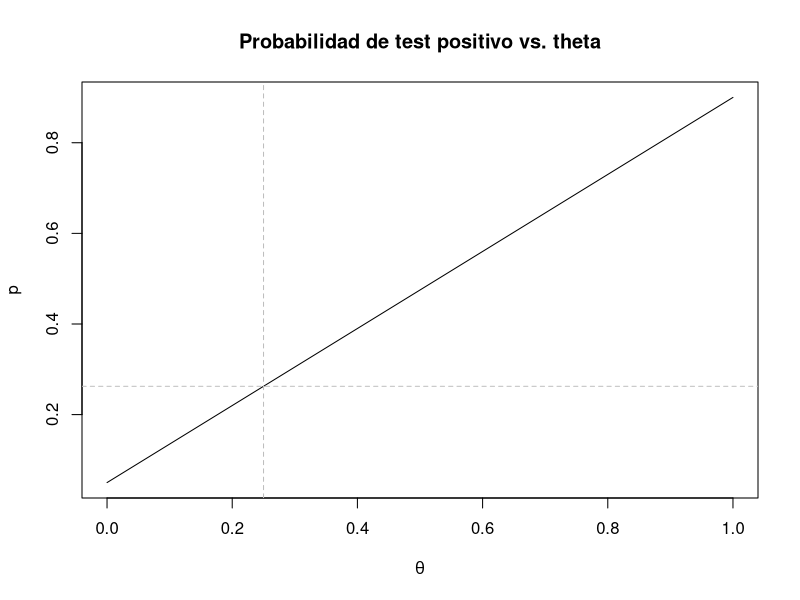
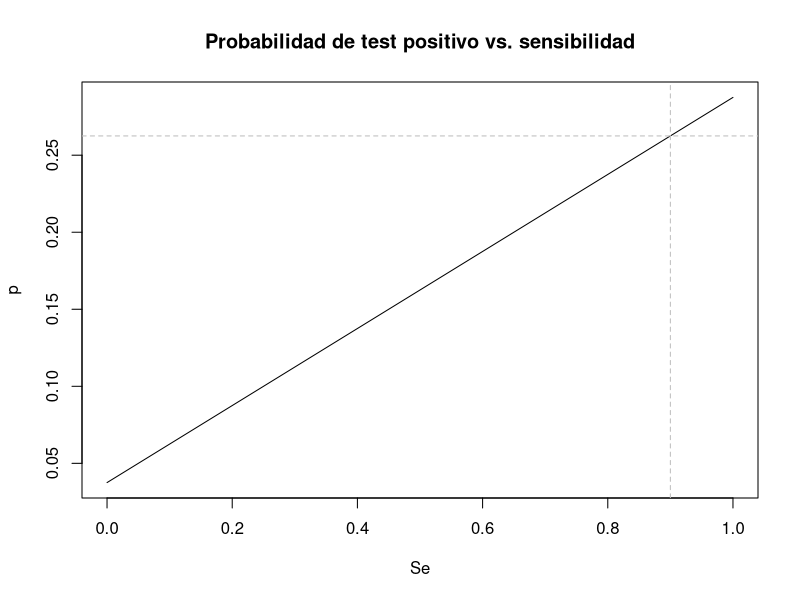
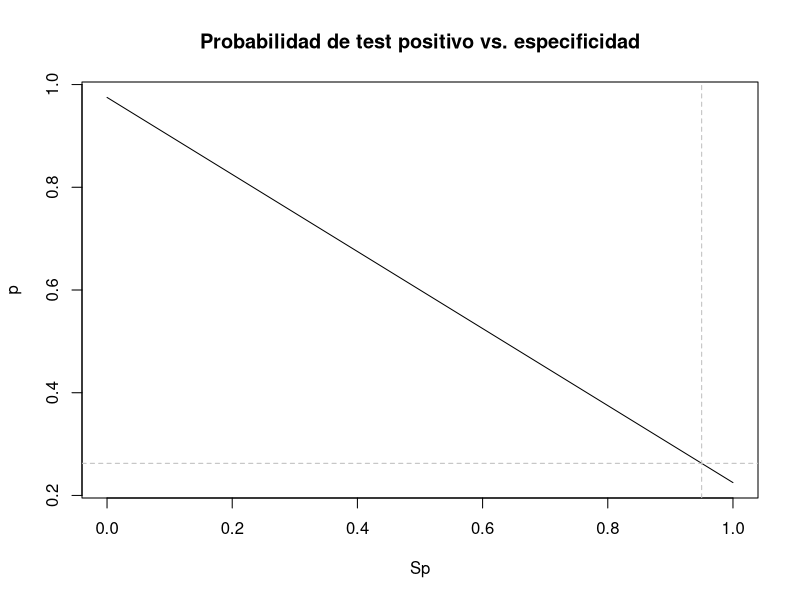
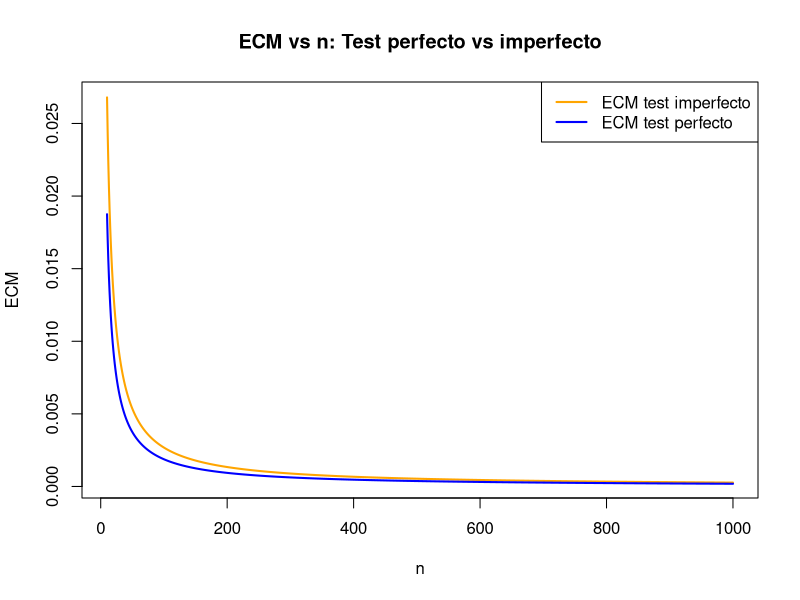
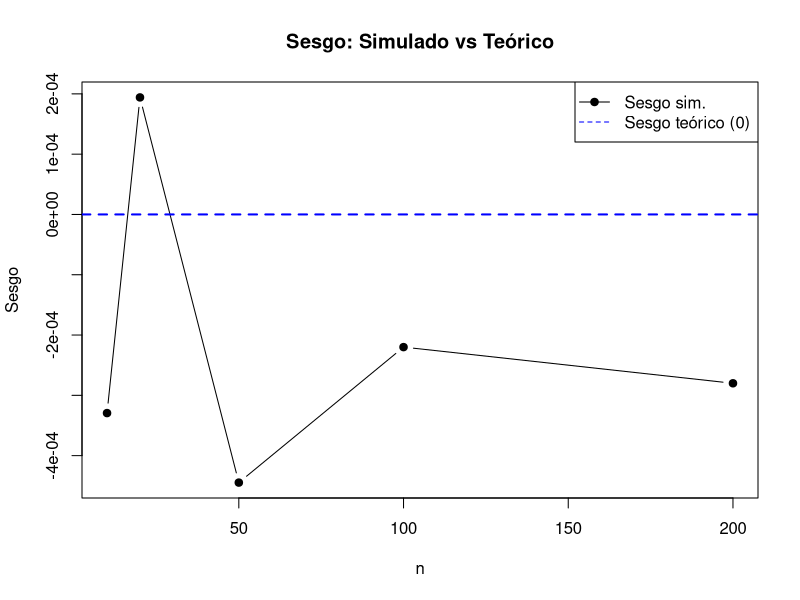
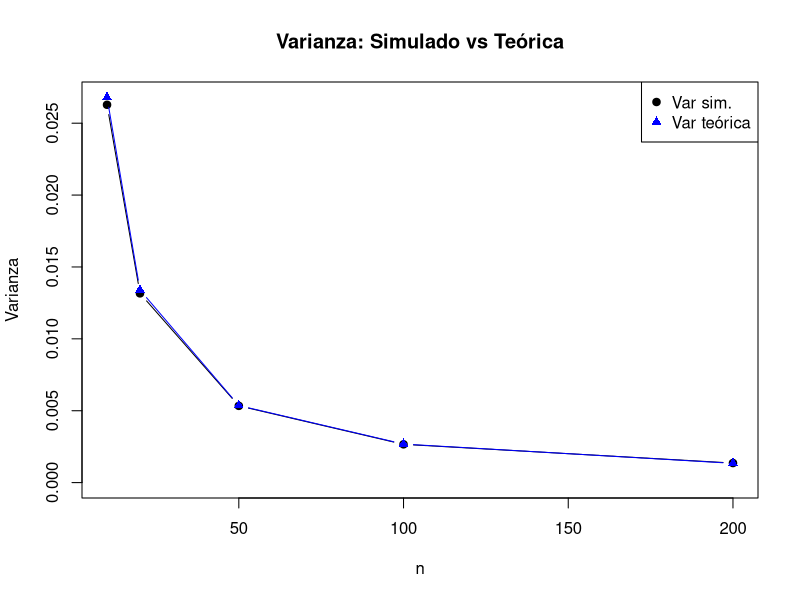
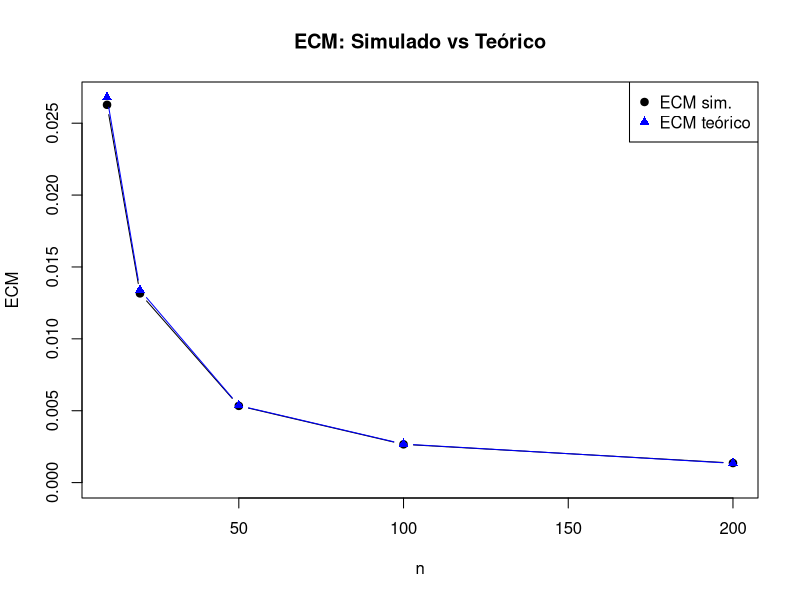
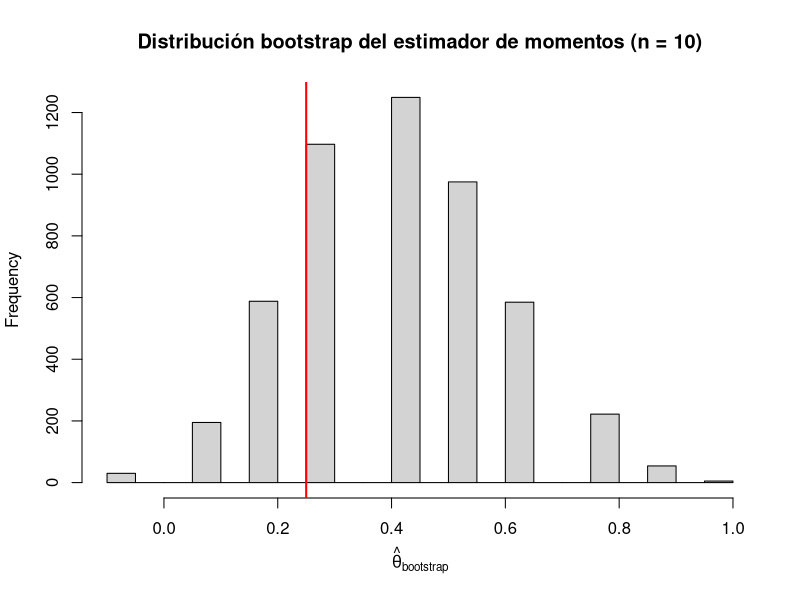

These charts were generated, in order, by the following R code:
## ---- chunk 1
set.seed(43)

tita <- 0.25
ns <- c(10, 20, 50, 100, 1000, 10000) #valores de n para los cuales vamos a evaluar la cobertura
Nrep <- 5000                          #empirica
z <- qnorm(0.975)

cubrimientoN <- 0

for (j in seq_along(ns)){
  n <- ns[j]
  cubrimiento <- 0
  
  for(i in 1:Nrep){                                         #repito el experimento 5000 veces.
    muestra <- rbinom(1,n,tita)
    
    estTita <- muestra/n
    termino <- z * sqrt((estTita*(1-estTita))/n)
    intervalo <- c(estTita - termino, estTita + termino)
    
    cubrimiento[i] <- intervalo[1] <= tita && tita <= intervalo[2]
  }
  
  cubrimientoN[j] <- mean(cubrimiento)                  #promedio de veces que el valor real de 
                                                        #tita cayó en el intervalo.
}

cubrimientoEmpirico <- data.frame(n = ns, cubrimiento = cubrimientoN)
## ---- chunk 2
## Valores fijos
Se_fijo  <- 0.9
Sp_fijo  <- 0.95
theta_fijo <- 0.25

## a
theta_grid <- seq(0, 1, length.out = 1000)
p_theta <- Se_fijo * theta_grid + (1 - Sp_fijo) * (1 - theta_grid)

plot(theta_grid, p_theta, type = "l",
     xlab = expression(theta),
     ylab = "p",
     main = "Probabilidad de test positivo vs. theta")
abline(v = theta_fijo, col = "gray", lty = 2)
abline(h = Se_fijo * theta_fijo + (1 - Sp_fijo) * (1 - theta_fijo),
       col = "gray", lty = 2)

## b
Se_grid <- seq(0, 1, length.out = 1000)
p_Se <- Se_grid * theta_fijo + (1 - Sp_fijo) * (1 - theta_fijo)

plot(Se_grid, p_Se, type = "l",
     xlab = "Se",
     ylab = "p",
     main = "Probabilidad de test positivo vs. sensibilidad")
abline(v = Se_fijo, col = "gray", lty = 2)
abline(h = Se_fijo * theta_fijo + (1 - Sp_fijo) * (1 - theta_fijo),
       col = "gray", lty = 2)

## c
Sp_grid <- seq(0, 1, length.out = 1000)
p_Sp <- Se_fijo * theta_fijo + (1 - Sp_grid) * (1 - theta_fijo)

plot(Sp_grid, p_Sp, type = "l",
     xlab = "Sp",
     ylab = "p",
     main = "Probabilidad de test positivo vs. especificidad")
abline(v = Sp_fijo, col = "gray", lty = 2)
abline(h = Se_fijo * theta_fijo + (1 - Sp_fijo) * (1 - theta_fijo),
       col = "gray", lty = 2)

## ---- chunk 3

# Parámetros
tita <- 0.25
Se <- 0.9
Sp <- 0.95

# p real del test imperfecto
p <- (Se + Sp - 1)*tita + (1 - Sp)

# Rango de n
ns <- 10:1000

# ECM del test perfecto
ECM_perfecto <- tita*(1 - tita) / ns

# ECM del test imperfecto 
ECM_imperfecto <- p*(1 - p) / (ns * (Se + Sp - 1)^2)

# Gráfico
plot(ns, ECM_imperfecto,
     type="l", col="orange", lwd=2,
     xlab="n", ylab="ECM",
     main="ECM vs n: Test perfecto vs imperfecto")

lines(ns, ECM_perfecto, col="blue", lwd=2)

legend("topright",
       legend=c("ECM test imperfecto", "ECM test perfecto"),
       col=c("orange", "blue"), lwd=2)

## ---- chunk 4
R <- 10000
ns <- c(10, 20, 50, 100, 200) 

# Función estimador de momentos
tita_corregida <- function(p_hat, Se, Sp) {
  (p_hat - (1 - Sp)) / (Se + Sp - 1)
}

# resultados
resultados_imp <- data.frame(
  n = ns,
  bias_sim = NA,
  var_sim  = NA,
  ecm_sim  = NA,
  var_teo  = NA,
  ecm_teo  = NA
)

for (i in seq_along(ns)) {
  n <- ns[i]
  est_imp <- numeric(R)

  # Probabilidad real del test positivo
  p_Y <- Se*tita + (1 - Sp)*(1 - tita)

  for (r in 1:R) {

    # 1) Genero la muestra de T correctamente
    T <- rbinom(n, 1, p_Y)

    # 2) Estimador de momentos
    p_hat <- mean(T)
    est_imp[r] <- tita_corregida(p_hat, Se, Sp)
  }

  # --- Estadísticos simulados ---
  bias_sim <- mean(est_imp) - tita
  var_sim  <- var(est_imp)
  ecm_sim  <- mean((est_imp - tita)^2)

  # --- Valores teóricos ---
  p_true <- p_Y
  denom  <- Se + Sp - 1
  var_teo <- (p_true*(1 - p_true)) / (n * denom^2)
  ecm_teo <- var_teo   # insesgado

  # --- Guardar ---
  resultados_imp$bias_sim[i] <- bias_sim
  resultados_imp$var_sim[i]  <- var_sim
  resultados_imp$ecm_sim[i]  <- ecm_sim
  resultados_imp$var_teo[i]  <- var_teo
  resultados_imp$ecm_teo[i]  <- ecm_teo
}





## ---- chunk 5

## SESGO (teórico = 0)
plot(resultados_imp$n, resultados_imp$bias_sim,
     type="b", pch=19,
     xlab="n", ylab="Sesgo",
     main="Sesgo: Simulado vs Teórico",
     ylim=c(min(resultados_imp$bias_sim), max(resultados_imp$bias_sim)))

# línea de sesgo teórico = 0
abline(h = 0, col="blue", lwd=2, lty=2)

legend("topright",
       legend=c("Sesgo sim.", "Sesgo teórico (0)"),
       col=c("black","blue"), pch=c(19, NA), lty=c(1,2))

## ---- chunk 6

## VARIANZA
plot(resultados_imp$n, resultados_imp$var_sim,
     type="b", pch=19,
     xlab="n", ylab="Varianza",
     main="Varianza: Simulado vs Teórica",
     ylim=c(0, max(resultados_imp$var_sim, resultados_imp$var_teo)))

lines(resultados_imp$n, resultados_imp$var_teo,
      type="b", pch=17, col="blue")

legend("topright",
       legend=c("Var sim.", "Var teórica"),
       col=c("black","blue"), pch=c(19,17))


## ---- chunk 7

## ECM
plot(resultados_imp$n, resultados_imp$ecm_sim,
     type="b", pch=19,
     xlab="n", ylab="ECM",
     main="ECM: Simulado vs Teórico",
     ylim=c(0, max(resultados_imp$ecm_sim, resultados_imp$ecm_teo)))

lines(resultados_imp$n, resultados_imp$ecm_teo,
      type="b", pch=17, col="blue")

legend("topright",
       legend=c("ECM sim.", "ECM teórico"),
       col=c("black","blue"), pch=c(19,17))


## ---- chunk 8

n <- 10     # tamaño de la muestra
B <- 5000   # cantidad de réplicas bootstrap

# Probabilidad real de T = 1 bajo test imperfecto
p_Y <- Se * tita + (1 - Sp) * (1 - tita)

# Genero una muestra original de T
T <- rbinom(n, 1, p_Y)

# Bootstrap no paramétrico
boot_est <- numeric(B)

for (b in 1:B) {
  T_boot <- sample(T, size = n, replace = TRUE)
  p_hat_boot <- mean(T_boot)
  boot_est[b] <- tita_corregida(p_hat_boot, Se, Sp)
}

# Histograma
hist(boot_est, breaks = 30, freq = TRUE,
     main = "Distribución bootstrap del estimador de momentos (n = 10)",
     xlab = expression(hat(theta)["bootstrap"]))

abline(v = tita, col = "red", lwd = 2)  # valor verdadero
